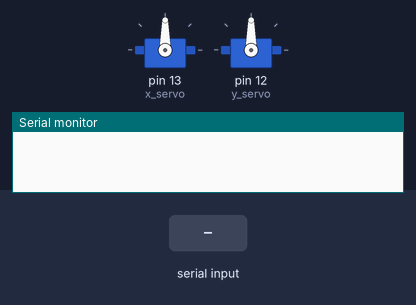
The sketch below on a simulated Arduino Uno, built with avr-gcc and run on an emulated ATmega328P. Shown: 2 × servo, the last lines printed to the serial monitor. The inputs (shaded band) are chosen by the test bench.

Above: at 1.2 s.
1.3 s: byte 120 (120) received over Serial
At 1.9 s:
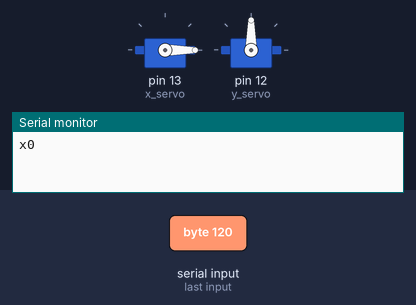
2.8 s: byte 121 (121) received over Serial
At 3.1 s:
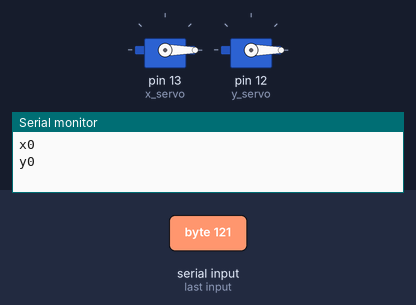
Timing chart, 0 to 5.8 s (numbered marks = the images above; inputs shaded):
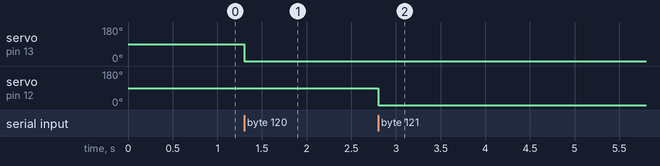

The sketch:

serial-listener.ino
```cpp
// Based on Sweep by BARRAGAN <http://barraganstudio.com>

#include <Servo.h>

Servo x_servo;
Servo y_servo;

int max_angle = 140;
int min_angle = 0;
int increment = 5;
int position;
byte byteRead;
char servo = 'n';

void setup() {
  x_servo.attach(13);
  y_servo.attach(12);
  Serial.begin(9600);
}

void loop() {
  if (Serial.available()) {
    byteRead = Serial.read();
    if (byteRead > 47 && byteRead < 58) {
      // only because I have no idea how to decode ascii...
      position = (position * 10) + byteRead - 48;
    } else {
      if (byteRead == 120) {
        // move on x-axis
        Serial.print('x');
        Serial.println(position);
        if (position > max_angle || position < min_angle) {
          Serial.println("I can't let you do that...");
        } else {
          x_servo.write(position);
        }
        position = 0;
      } else if (byteRead == 121) {
        // move on y-axis
        Serial.print('y');
        Serial.println(position);
        if (position > max_angle || position < min_angle) {
          Serial.println("I can't let you do that...");
        } else {
          y_servo.write(position);
        }
        position = 0;
      }
    }
  }
}
```

Measured:
- after the input at 1.3 s, servo on pin 13 (x_servo): 90° → 0° at once
- after the input at 2.8 s, servo on pin 12 (y_servo): 90° → 0° at once
